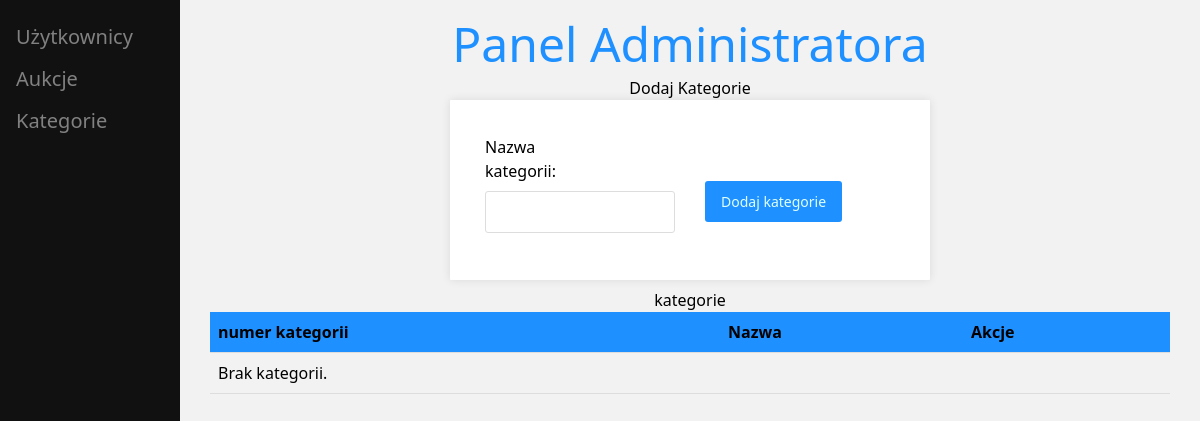
Page /dist/category_admin.php on the earlier database version.
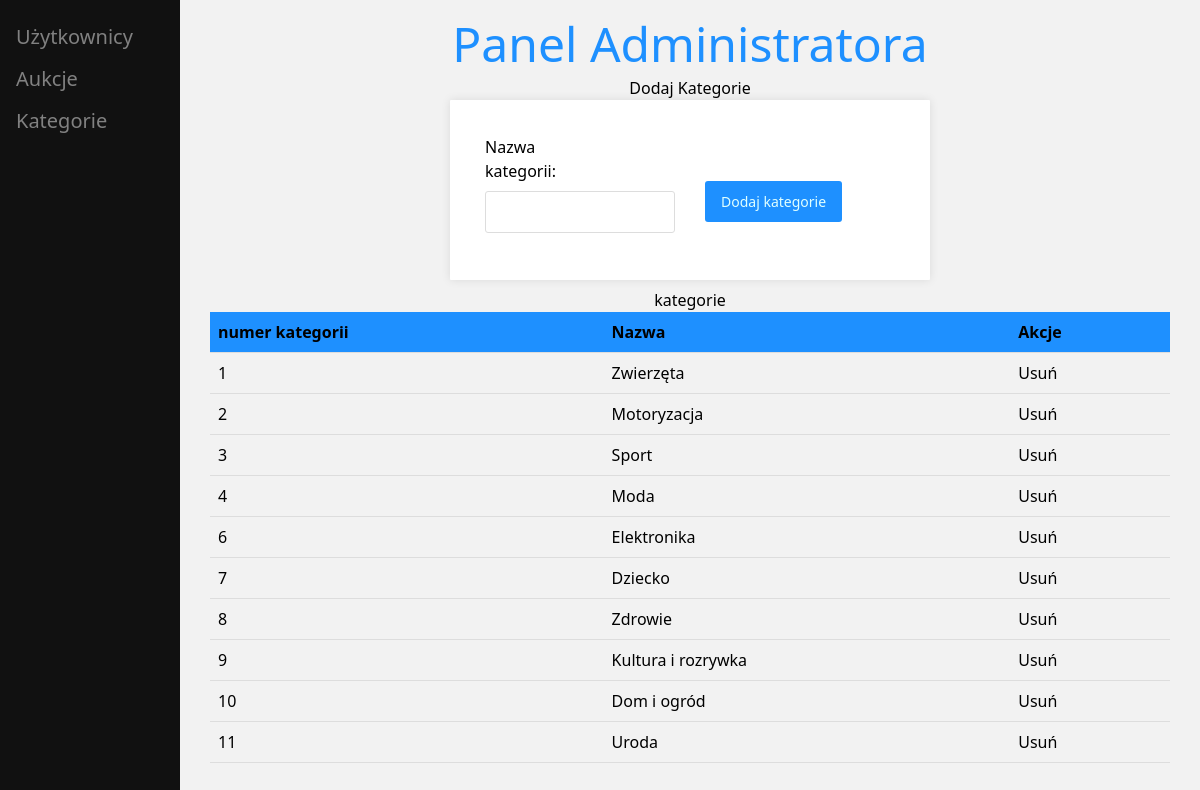
Same page on the later database version.
### tables this page shows
CREATE TABLE `categories` (
  `id_category` int(11) NOT NULL,
  `category_name` varchar(100) NOT NULL
);

### dist/category_admin.php (the view, shortened to what this page needs)
<?php
    include_once "../scripts/connect.php";
?>
<!DOCTYPE html>
<html lang="en">
<head>
    <link rel="stylesheet" href="../src/category.css">
    <link href="https://cdn.jsdelivr.net/npm/tailwindcss@2.2.19/dist/tailwind.min.css" rel="stylesheet">
</head>
<body>
<div class="sidebar">
        <a href="admin.php"><i class="fa fa-fw fa-user"></i> Użytkownicy</a>
        <a href="auctions_admin.php"><i class="fa fa-clipboard"></i> Aukcje</a>
        <a href="category_admin.php"><i class="fa fa-clipboard"></i> Kategorie</a>
    </div>
    <div class="main">
        <h1 class="text-5xl">Panel Administratora</h1>
        <h2 class="mt-2 ">Dodaj Kategorie</h2>
        <form action="../scripts/add_category.php" method="POST">
            <div class="add_wyglad">
                <label for="firstName">Nazwa kategorii:</label>
                <input type="text" name="categoryName" id="categoryName" required><br>
            </div>
            <div class="add_wyglad">
                <input class="add_button" type="submit" value="Dodaj kategorie">
            </div>
        </form>
        <h2 id="uzytkownicy" class="mt-2 ">kategorie</h2>
        <table>
            <tr>
                <th>numer kategorii</th>
                <th>Nazwa</th>
                <th>Akcje</th>
            </tr>
        <?php
            $stmt = $conn->prepare("SELECT * FROM categories");
            $stmt->execute();
            $categories = $stmt->fetchAll(PDO::FETCH_ASSOC);
            if (count($categories) > 0) {
                foreach ($categories as $row) {
                    echo "<tr>";
                    echo "<td>" . htmlspecialchars($row["id_category"]) . "</td>";
                    echo "<td>" . htmlspecialchars($row["category_name"]) . "</td>";
                    echo "<td><a href='../scripts/delete_category.php?id=" . htmlspecialchars($row["id_category"]) . "'>Usuń</a></td>";
                    echo "</tr>";
                }
            } else {
                echo "<tr><td colspan='5'>Brak kategorii.</td></tr>";
            }
        ?>
        </table>
    </div>
</body>
</html>

### src/category.css (style rules this page uses)
body { font-family: Arial, sans-serif; background-color: #f2f2f2; padding: 20px; }
h1 { text-align: center; color: #1E90FF; }
h2 { text-align: center; }
table { width: 100%; border-collapse: collapse; margin-bottom: 20px; }
th, td { padding: 8px; text-align: left; border-bottom: 1px solid #ddd; }
th { background-color: #1E90FF; }
form { width:50%; margin: auto; background-color: #fff; padding: 20px; border-radius: 1px; box-shadow: 0 0 10px rgba(0, 0, 0, 0.1); display: flex; align-items: center; }
label { display: block; margin-bottom: 8px; width: 50%; }
input[type="text"], input[type="email"], input[type="password"] { width: 100%; padding: 8px; border-radius: 3px; border: 1px solid #ddd; margin-bottom: 12px; }
input[type="submit"] { background-color: #1E90FF; color: #E0FFFF; border: none; padding: 10px 16px; font-size: 14px; border-radius: 3px; cursor: pointer; margin-top: 23px; }
.sidebar { height: 100%; width: 180px; position: fixed; z-index: 1; top: 0; left: 0; background-color: #111; overflow-x: hidden; padding-top: 16px; }
.sidebar a { padding: 6px 8px 6px 16px; text-decoration: none; font-size: 20px; color: #818181; display: block; }
.main { margin-left: 180px; padding: 0px 10px; }
.add_wyglad { display: block; margin: 15px; width: 50%; }

Differences in the rows shown:
added categories: id_category "1", category_name "Zwierzęta"
added categories: id_category "2", category_name "Motoryzacja"
added categories: id_category "3", category_name "Sport"
added categories: id_category "4", category_name "Moda"
added categories: id_category "6", category_name "Elektronika"
added categories: id_category "7", category_name "Dziecko"
added categories: id_category "8", category_name "Zdrowie"
added categories: id_category "9", category_name "Kultura i rozrywka"
added categories: id_category "10", category_name "Dom i ogród"
added categories: id_category "11", category_name "Uroda"
Other differences:
text no longer shown: "Brak kategorii."
